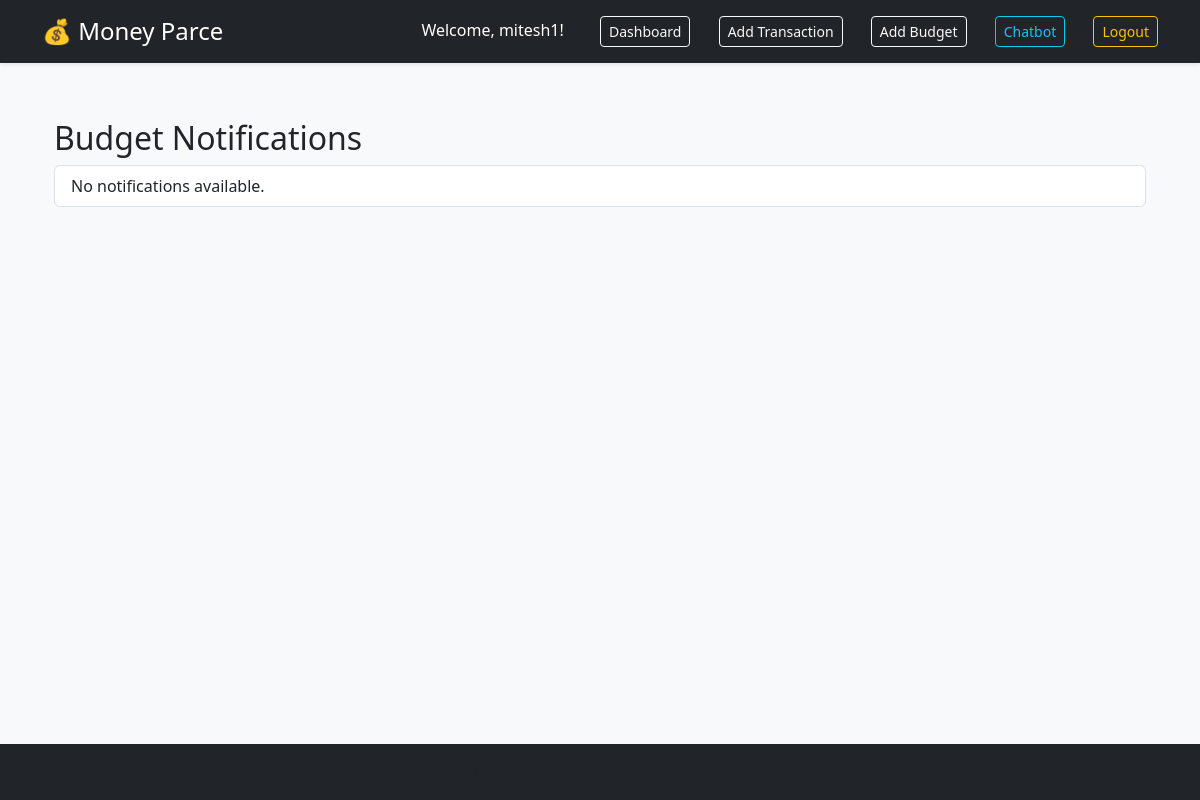
The page /budget-notifications/ (signed in) on the database as committed earlier.
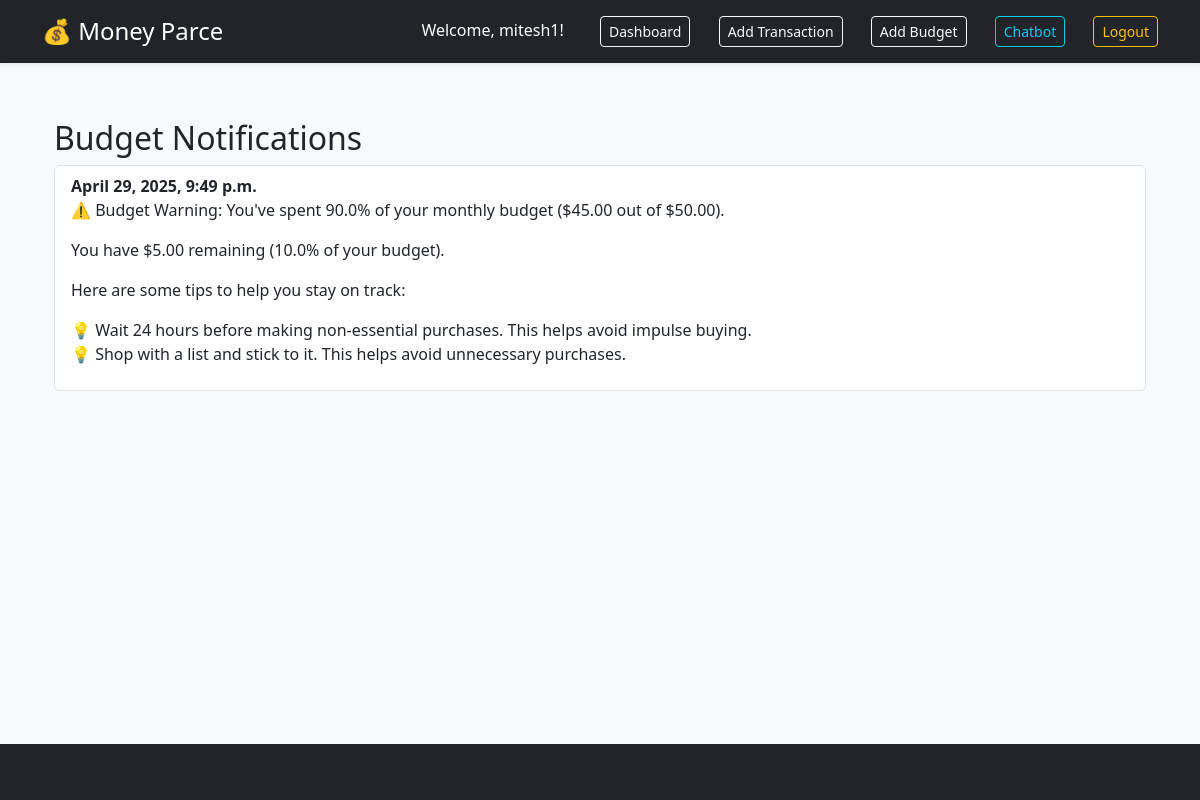
The same page on the database as committed later.
### tracker/models.py (models this page shows, shortened)
class BudgetNotification(models.Model):
    user = models.ForeignKey(User, on_delete=models.CASCADE)
    budget = models.ForeignKey(Budget, on_delete=models.CASCADE)
    message = models.TextField()
    created_at = models.DateTimeField(auto_now_add=True)
    is_read = models.BooleanField(default=False)
    class Meta:
        ordering = ['-created_at']

### tracker/views.py (the view)
# urls.py: path('budget-notifications/', views.budget_notifications_view, name='budget_notifications'),
@login_required
def budget_notifications_view(request):
    notifications = BudgetNotification.objects.filter(user=request.user).order_by('-created_at')
    return render(request, 'tracker/budget_notifications.html', {'notifications': notifications})

### tracker/templates/tracker/budget_notifications.html
{% extends 'tracker/base.html' %}
{% block content %}
<div class="container">
    <h2>Budget Notifications</h2>
    <ul class="list-group">
        {% for notification in notifications %}
        <li class="list-group-item">
            <strong>{{ notification.created_at|date:"F j, Y, g:i a" }}</strong><br>
            {{ notification.message|linebreaks }}
        </li>
        {% empty %}
        <li class="list-group-item">No notifications available.</li>
        {% endfor %}
    </ul>
</div>
{% endblock %}

### tracker/templates/tracker/base.html (shortened to what this page needs)
{% load static %}
<!DOCTYPE html>
<html lang="en">
<head>
    <link href="https://cdn.jsdelivr.net/npm/bootstrap@5.3.2/dist/css/bootstrap.min.css" rel="stylesheet">
    <link rel="stylesheet" href="{% static 'tracker/style.css' %}">
</head>
<body class="d-flex flex-column min-vh-100">
    <header class="bg-dark text-white py-3 shadow-sm">
        <div class="container d-flex justify-content-between align-items-center">
            <h1 class="h4 m-0"><a href="{% url 'tracker:dashboard' %}" class="text-white text-decoration-none">💰 Money Parce</a></h1>
            <nav>
                {% if user.is_authenticated %}
                    <span class="navbar-text me-3">Welcome, {{ user.username }}!</span>
                    <a href="{% url 'tracker:dashboard' %}" class="btn btn-sm btn-outline-light me-2">Dashboard</a>
                    <a href="{% url 'tracker:add_transaction' %}" class="btn btn-sm btn-outline-light me-2">Add Transaction</a>
                    <a href="{% url 'tracker:add_budget' %}" class="btn btn-sm btn-outline-light me-2">Add Budget</a>
                    <a href="{% url 'chatbot:index' %}" class="btn btn-sm btn-outline-info me-2">Chatbot</a>
                    <a href="{% url 'logout' %}" class="btn btn-sm btn-outline-warning">Logout</a>
                {% else %}
                    <a href="{% url 'login' %}" class="btn btn-sm btn-outline-light me-2">Login</a>
                    <a href="{% url 'register' %}" class="btn btn-sm btn-light">Register</a>
                {% endif %}
            </nav>
        </div>
    </header>
    <main class="container my-4 flex-shrink-0">
        {% block content %}{% endblock %}
    </main>
    <footer class="footer mt-auto py-3 bg-dark text-white">
        <div class="container text-center">
            <span class="text-muted">© {% now "Y" %} Money Parce. All rights reserved.</span>
        </div>
    </footer>
</body>
</html>

### tracker/static/tracker/style.css (style rules this page uses)
body { font-family: 'Segoe UI', sans-serif; background-color: #f4f8fb; margin: 0; padding: 0; }
header { background-color: #0077cc; color: white; padding: 1rem; display: flex; justify-content: space-between; align-items: center; }
header h1 a { color: white; text-decoration: none; }
nav a { color: white; margin-left: 1rem; text-decoration: none; }
main { padding: 2rem; }

### tracker/templates/tracker/base.html (style rules this page uses)
body { display: flex; flex-direction: column; min-height: 100vh; background-color: #f8f9fa; }
main { flex: 1; }
.footer { background-color: #343a40; color: white; padding: 1rem 0; margin-top: auto; }

Rows that differ between the two databases and show on the page:
added BudgetNotification: created_at "April 29, 2025, 9:49 p.m.", message "⚠️ Budget Warning: You've spent 90.0% of your monthly budget ($45.00 out of $50.00). You have $5.00 remaining (10.0% of your budget). Here are some tips to help you stay on track: 💡 Wait 24 hours before making non-essential purchases. This helps avoid impulse buying. 💡 Shop with a list and stick to it. This helps avoid unnecessary purchases."
Other text that changed with them:
text no longer shown: "No notifications available."
